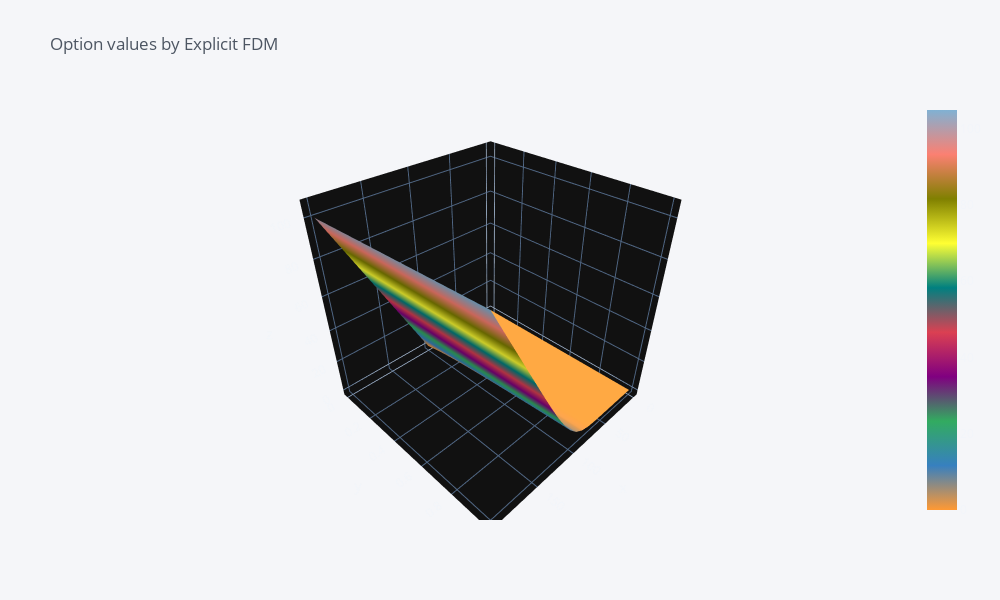

The notebook cell saved with this chart:
### Markdown cell above
### Visualize the payoff

### Code cell
# Plot Option Payoff 
# Axis titles are not rendered correctly on the graph. This is a bug in cufflinks
fig = fdm_grid.iplot(kind = 'surface', title='Option values by Explicit FDM', xTitle='Spot', yTitle='Maturiy', zTitle='Option Value', asFigure=True)
fig.show()
# Save the figure - you might have to install kaleido for earlier version of plotly
# @pip install -U kaleido

# Save as portable network graphics
# fig.write_image("images/fdm_option.png")

### Figure 1 — Plotly figure (JSON) as saved in the notebook; plotly's stock layout.template omitted (floating-point values rounded to 4 significant figures; data arrays with more than 128 entries replaced by an {"elided": "..."} marker saying what was removed)
{"data": [{"colorscale": [[0.0, "rgb(255, 153, 51)"], [0.1111, "rgb(55, 128, 191)"], [0.2222, "rgb(50, 171, 96)"], [0.3333, "rgb(128, 0, 128)"], [0.4444, "rgb(219, 64, 82)"], [0.5556, "rgb(0, 128, 128)"], [0.6667, "rgb(255, 255, 51)"], [0.7778, "rgb(128, 128, 0)"], [0.8889, "rgb(251, 128, 114)"], [1.0, "rgb(128, 177, 211)"]], "x": [0.0, 10.0, 20.0, 30.0, 40.0, 50.0, 60.0, 70.0, 80.0, 90.0, 100.0, 110.0, 120.0, 130.0, 140.0, 150.0, 160.0, 170.0, 180.0, 190.0, 200.0], "y": [1.0, 0.944, 0.889, 0.833, 0.778, 0.722, 0.667, 0.611, 0.556, 0.5, 0.444, 0.389, 0.333, 0.278, 0.222, 0.167, 0.111, 0.056, 0.0], "z": {"elided": "19x21 float values"}, "type": "surface"}], "layout": {"height": 600, "legend": {"bgcolor": "#F5F6F9", "font": {"color": "#4D5663"}}, "paper_bgcolor": "#F5F6F9", "plot_bgcolor": "#F5F6F9", "title": {"text": "Option values by Explicit FDM", "font": {"color": "#4D5663"}}, "width": 1000, "xaxis": {"gridcolor": "#E1E5ED", "showgrid": true, "tickfont": {"color": "#4D5663"}, "title": {"text": "Spot", "font": {"color": "#4D5663"}}, "zerolinecolor": "#E1E5ED"}, "yaxis": {"gridcolor": "#E1E5ED", "showgrid": true, "tickfont": {"color": "#4D5663"}, "title": {"text": "Maturiy", "font": {"color": "#4D5663"}}, "zerolinecolor": "#E1E5ED"}}}
